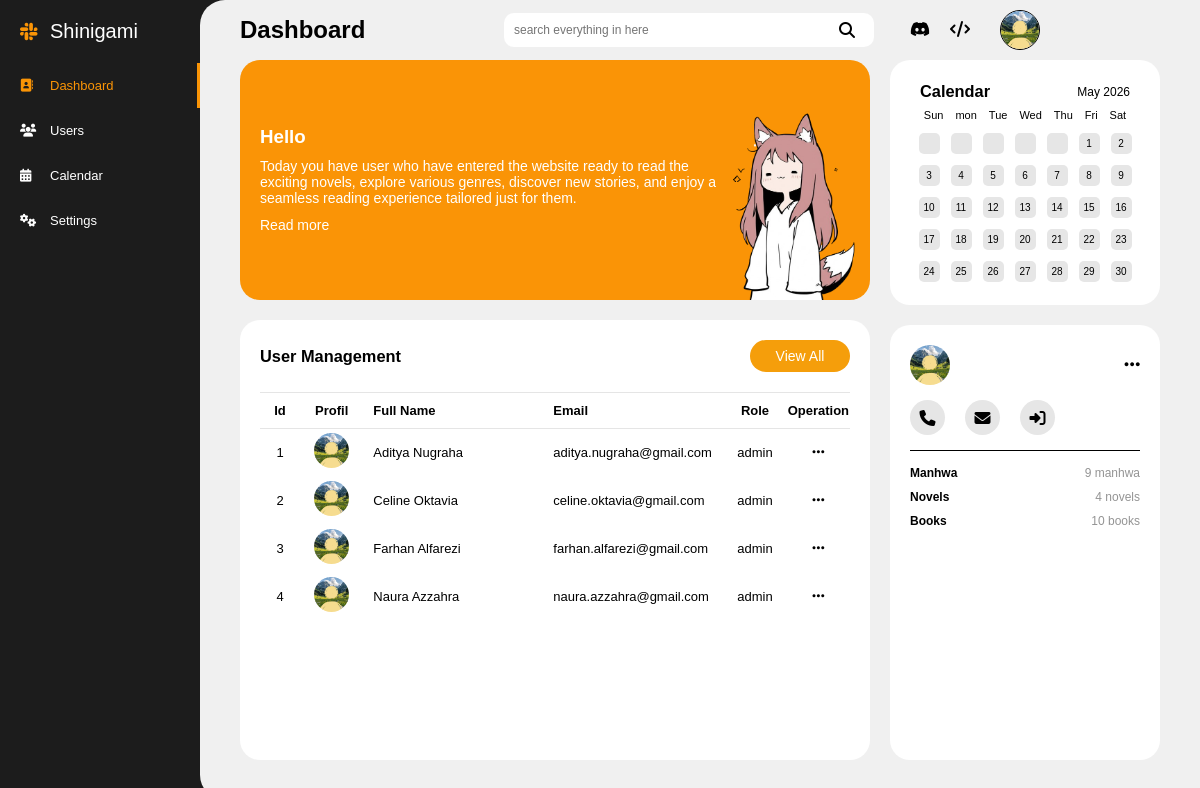
Page /dashboard.php on the committed database.
### tables this page shows
CREATE TABLE `users` (
  `id` int(255) NOT NULL,
  `nama` varchar(255) NOT NULL,
  `email` varchar(255) NOT NULL,
  `password` varchar(100) NOT NULL,
  `age` int(100) NOT NULL,
  `gender` varchar(20) NOT NULL,
  `role` varchar(20) NOT NULL
);

### dashboard.php (the view, shortened to what this page needs)
<?php
    require_once "db.php";
    $page = basename($_SERVER['PHP_SELF']);
    $sql = "SELECT * FROM users";
    $result = mysqli_query($db_novel, $sql);
?>
<!DOCTYPE html>
<html lang="en">
<head>
    <link rel="stylesheet" href="css/dashboard.css">
    <link rel="stylesheet" href="css/main.css">
    <link rel="stylesheet" href="css/aside.css">
    <link rel="stylesheet" href="css/navbar.css">
    <link rel="stylesheet" href="css/table.css">
    <link rel="stylesheet" href="https://cdnjs.cloudflare.com/ajax/libs/font-awesome/6.5.2/css/all.min.css" />
</head>
<body>
    <section class="layout">
        <aside class="aside">
            <div class="logo-aside">
                <i class="fa-brands fa-slack"></i>
                <p>Shinigami</p>
            </div>
            <div class="aside-menu">
                <a href="dashboard.php" class="aside-menu-link <?= $page == 'dashboard.php' ? 'active' : '' ?>">
                    <i class="fa-solid fa-address-book"></i>
                    <p>Dashboard</p>
                </a>
                <a href="users.php" class="aside-menu-link <?= $page == 'users.php' ? 'active' : '' ?>">
                    <i class="fa-solid fa-users"></i>
                    <p>Users</p>
                </a>
                <a href="calendar.php" class="aside-menu-link <?= $page == 'calendar.php' ? 'active' : '' ?>">
                    <i class="fa-solid fa-calendar-days"></i>
                    <p>Calendar</p>
                </a>
                <a href="settings.php" class="aside-menu-link <?= $page == 'settings.php' ? 'active' : '' ?>">
                    <i class="fa-solid fa-gears"></i>
                    <p>Settings</p>
                </a>
            </div>
        </aside>
        <div class="main-area">
            <nav class="navbar">
                <div class="nav-left">
                    <h2>Dashboard</h2>
                </div>
                <div class="nav-right">
                    <div class="search-box">
                        <input type="text" name="search" class="search-input" placeholder="search everything in here">
                        <i class="fa-solid fa-magnifying-glass"></i>
                    </div>
                    <a href="" target="_blank"> <i class="fa-brands fa-discord"></i> </a>
                    <a href="" target="_blank"> <i class="fa-solid fa-code"></i> </a>
                    <div class="nav-right-profil">
                        <img src="img/profil.jpg" alt="Profil">
                    </div>
                </div>
            </nav>
            <div class="main-content">
                <div class="left">
                    <div class="left-top">
                        <div class="information">
                            <h3>Hello <?= $_SESSION['nama'];?></h3>
                            <p>Today you have user who have entered the website ready to read the exciting novels, explore various genres, discover new stories, and enjoy a seamless reading experience tailored just for them.</p>
                            <a href="">Read more</a>
                        </div>
                        <div class="information-logo">
                            <img src="img/gm.png" alt="">
                        </div>
                    </div>
                    <div class="left-bottom">
                        <div class="table-judul">
                            <h3>User Management</h3>
                            <a href="users.php">View All</a>
                        </div>
                        <div class="table-dashboard">
                            <table class="table">
                                <thead>
                                    <tr>
                                        <th class="id">Id</th>
                                        <th class="profil">Profil</th>
                                        <th class="nama">Full Name</th>
                                        <th class="email">Email</th>
                                        <th class="role">Role</th>
                                        <th class="operation">Operation</th>
                                    </tr>
                                </thead>
                                <?php
                                    $no = 1;
                                    while($x = mysqli_fetch_assoc($result)):
                                ?>
                                <tbody>
                                    <tr>
                                        <td class="id"> <?= $no++?> </td>
                                        <td class="profil"> <img class="profil-dashboard" src="img/profil.jpg" alt=""> </td>
                                        <td class="nama"> <?= $x['nama']?> </td>
                                        <td class="email"> <?= $x['email']?> </td>
                                        <td class="role"> <?= $x['role']?> </td>
                                        <td>
                                            <div class="operation">
                                                <a href="users.php"><i class="fa-solid fa-ellipsis"></i></a>
                                            </div>
                                         </td>
                                    </tr>
                                </tbody>
                                <?php
                                    endwhile;
                                ?>
                            </table>
                        </div>
                    </div>
                </div>
                <div class="right">
                    <div class="right-top">
                        <div class="calendar">
                            <div class="calendar-judul">
                                <h3>Calendar</h2>
                                <p>May 2026</p>
                            </div>
                            <div class="days">
                                <div>Sun</div>
                                <div>mon</div>
                                <div>Tue</div>
                                <div>Wed</div>
                                <div>Thu</div>
                                <div>Fri</div>
                                <div>Sat</div>
                            </div>
                            <div class="dates">
                                <div></div><div></div><div></div><div></div><div></div>
                                <div>1</div>
                                <div>2</div>
                                <div>3</div>
                                <div>4</div>
                                    <div>5</div>
                                <div>6</div>
                                <div>7</div>
                                <div>8</div>
                                <div>9</div>
                                <div>10</div>
                                <div>11</div>
                                    <div>12</div>
                                <div>13</div>
                                <div>14</div>
                                <div>15</div>
                                <div>16</div>
                                <div>17</div>
                                <div>18</div>
                                    <div>19</div>
                                <div>20</div>
                                <div>21</div>
                                <div>22</div>
                                <div>23</div>
                                <div>24</div>
                                <div>25</div>
                                    <div>26</div>
                                <div>27</div>
                                <div>28</div>
                                <div>29</div>
                                <div>30</div>
                            </div>
                        </div>
                    </div>
                    <div class="right-bottom">
                        <div class="information-admin">
                            <div class="information-admin-judul">
                                <div class="profil-nama-admin">
                                    <img src="img/profil.jpg" alt="">
                                </div>
                                <a href=""><i class="fa-solid fa-ellipsis"></i></a>
                            </div>
                            <div class="media-sosial-admin">
                                <a href="tel:087728525722"><i class="fa-solid fa-phone"></i></a>
                                <a href="https://mail.google.com/mail/?view=cm&to=izhammahendra8@gmail.com&su=Halo&body=Isi%20pesan" target="_blank"><i class="fa-solid fa-envelope"></i></a>
                                <a href="login.php"><i class="fa-solid fa-right-to-bracket"></i></a>
                            </div>
                            <div class="main-information-admin">
                                <div class="left-right-admin">
                                    <h4>Manhwa</h4>
                                    <p>9 manhwa</p>
                                </div>
                                <div class="left-right-admin">
                                    <h4>Novels</h4>
                                    <p> 4 novels</p>
                                </div>
                                <div class="left-right-admin">
                                    <h4>Books</h4>
                                    <p> 10 books</p>
                                </div>
                            </div>
                        </div>
                    </div>
                </div>
            </div>
        </div>
    </section>
</body>
</html>

### css/dashboard.css (style rules this page uses)
.left { display: flex; flex-direction: column; padding: 0 0 40px 40px; flex: 4; gap: 20px; }
.left-top { background-color: #fa9406; color: white; display: flex; justify-content: space-between; align-items: center; border-radius: 20px; padding: 20px; position: relative; flex: 1; }
.information p { font-size: 14px; margin: 10px 0; width: 80%; }
.information a { color: white; display: inline; font-size: 14px; text-decoration: none; }
.information-logo { display: flex; pointer-events: none; position: absolute; bottom: 0; right: 5px; }
.information-logo img { max-width: 150px; width: 100%; }
.left-bottom { background-color: white; display: flex; flex-direction: column; border-radius: 20px; padding: 20px; flex: 2; gap: 20px; }
.table-judul { display: flex; justify-content: space-between; align-items: center; font-size: 14px; width: 100%; }
.table-judul a { background-color: #f59e0b; color: white; text-decoration: none; border-radius: 25px; text-align: center; width: 100px; padding: 8px; transition: 0.2s; }
.table-dashboard { font-size: 13px; max-height: 233px; height: 100%; width: 100%; overflow: scroll; scrollbar-width: none; }
.right { display: flex; flex-direction: column; height: 100%; padding: 0 40px 40px 0; gap: 20px; }
.right-top { background-color: white; border-radius: 20px; max-width: 270px; max-height: 245px; width: 100%; }
.calendar { border-radius: 20px; padding: 8px; display: flex; flex-direction: column; max-width: 270px; max-height: 245px; width: 100%; height: 100%; padding: 20px; }
.calendar-judul { display: flex; justify-content: space-between; align-items: center; font-size: 14px; padding: 2px 10px; }
.calendar-judul p { font-size: 12px; }
.days { display: flex; justify-content: center; align-items: center; font-size: 11px; }
.days div { display: flex; align-items: center; justify-content: center; padding: 6px; }
.dates { display: flex; justify-content: center; align-items: center; flex-wrap: wrap; flex: 1; }
.dates div { background-color: rgb(230, 230, 230); display: flex; justify-content: center; align-items: center; border-radius: 5px; font-size: 10px; width: 21px; height: 21px; margin: 5.5px; }
.right-bottom { background-color: white; border-radius: 20px; padding: 20px; flex: 1; }
.information-admin { display: flex; flex-direction: column; height: 100%; width: 100%; gap: 15px; }
.information-admin-judul { display: flex; justify-content: space-between; align-items: center; }
.information-admin-judul a { color: black; text-decoration: none; font-size: 18px; }
.profil-nama-admin { display: flex; align-items: center; gap: 10px; }
.profil-nama-admin img { border-radius: 50%; width: 40px; height: 40px; }
.media-sosial-admin { border-bottom: 1px solid black; display: flex; align-items: center; padding-bottom: 15px; gap: 20px; }
.media-sosial-admin a { background-color: rgb(230, 230, 230); color: black; display: flex; justify-content: center; align-items: center; text-decoration: none; border-radius: 50%; width: 35px; height: 35px; transition: 0.2s; }
.main-information-admin { display: flex; flex-direction: column; gap: 10px; }
.left-right-admin { display: flex; justify-content: space-between; align-items: center; font-size: 12px; }
.left-right-admin p { color: #949494; }

### css/main.css (style rules this page uses)
* { margin: 0; padding: 0; box-sizing: border-box; font-family: arial, sans-serif; }
.layout { background-color: rgb(28, 28, 28); display: flex; height: 100vh; }
.main-area { background-color: rgb(240, 240, 240); border-top-left-radius: 25px; border-bottom-left-radius: 25px; display: flex; flex-direction: column; flex: 1; }
.main-content { display: flex; justify-content: space-between; flex: 1; gap: 20px; }

### css/aside.css (style rules this page uses)
.aside { background-color: rgb(28, 28, 28); color: white; display: flex; flex-direction: column; height: 100%; width: 200px; padding: 20px 0 20px 20px; gap: 20px; }
.logo-aside { display: flex; align-items: center; font-size: 20px; gap: 10px; }
.logo-aside i { color: #fa9406; }
.aside i { width: 20px; }
.aside-menu-link { color: white; display: flex; align-items: center; font-size: 13px; text-decoration: none; padding: 15px 0; width: 100%; gap: 10px; }
.aside-menu-link.active { border-right: 3px solid #fa9406; color: #fa9406; }

### rows in the picture
users: nama "Aditya Nugraha", email "aditya.nugraha@gmail.com", role "admin"
users: nama "Celine Oktavia", email "celine.oktavia@gmail.com", role "admin"
users: nama "Farhan Alfarezi", email "farhan.alfarezi@gmail.com", role "admin"
users: nama "Naura Azzahra", email "naura.azzahra@gmail.com", role "admin"
